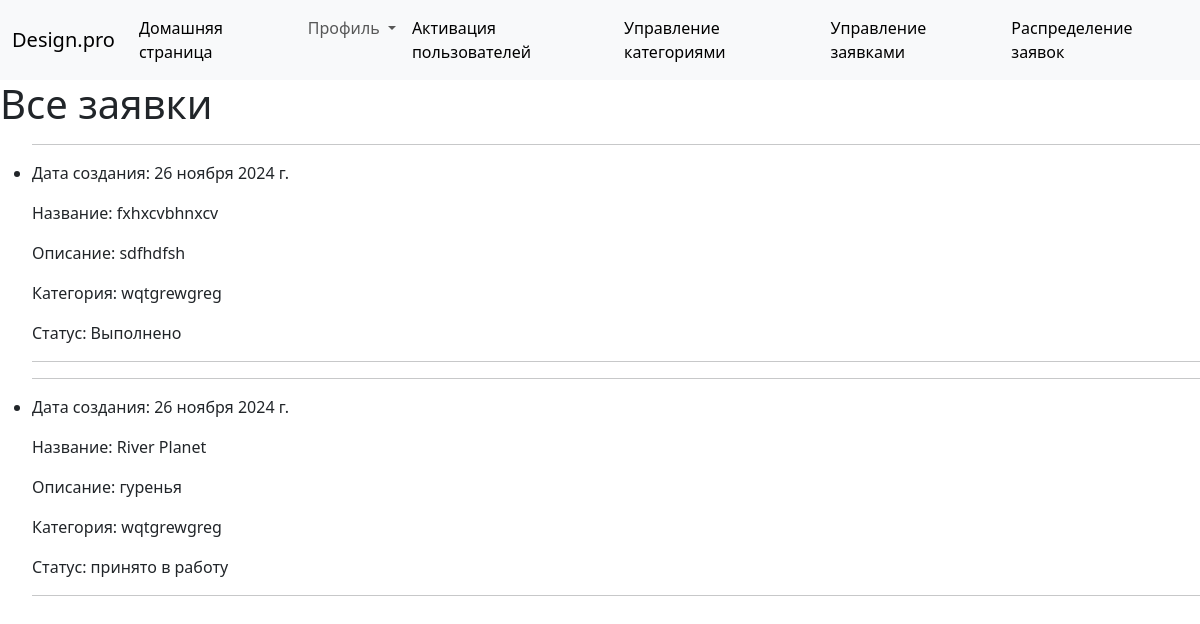
Page /studio/adminpleas/ (signed in) on the earlier database version.
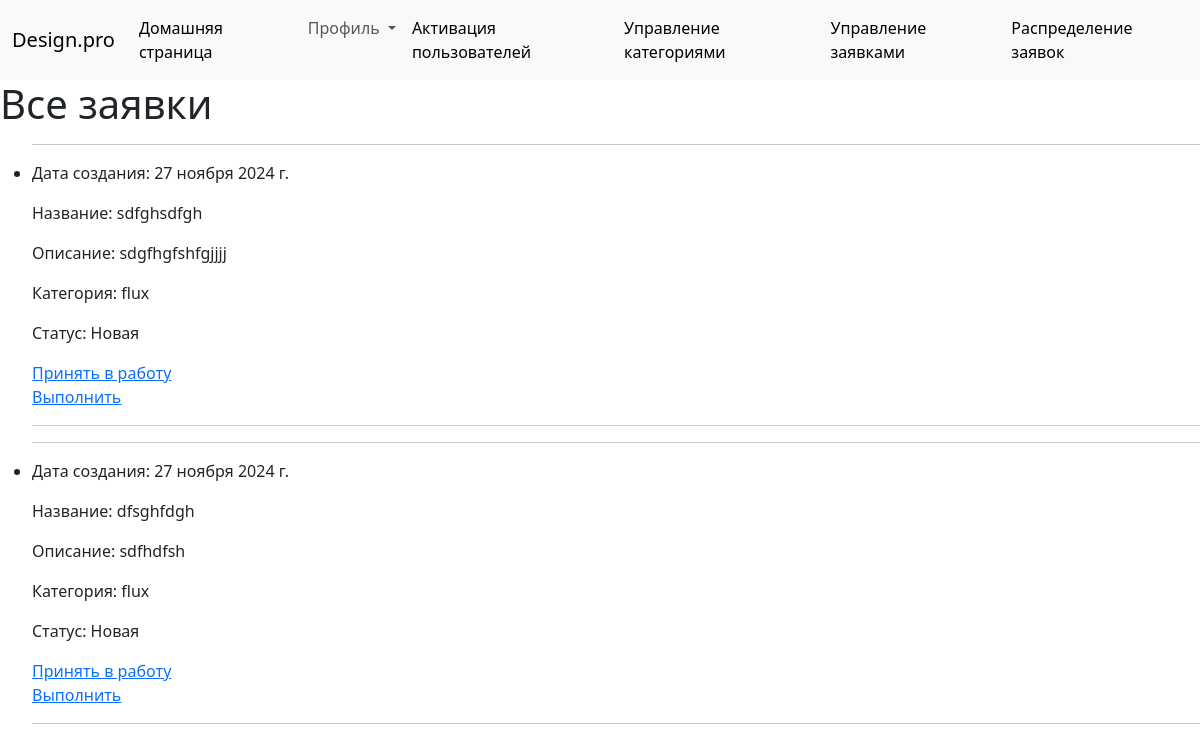
Same page on the later database version.
### studio/models.py (models this page shows, shortened)
class Plea(models.Model):
    name = models.CharField(max_length=50)
    description = models.TextField(max_length=1000, help_text="Введите описание заявки")
    category = models.ForeignKey('Category', on_delete=models.CASCADE, null=True, help_text="Выберите категорию заявки")
    plan = models.ImageField(upload_to ='images/', null=True)
    author = models.ForeignKey(User, on_delete=models.SET_NULL, null=True, blank=True)
    creationDate = models.DateField(default=date.today)
    comentary = models.TextField(max_length=1000, null=True)
    design = models.ImageField(upload_to ='images/', null=True)
    adminUserName = models.CharField(max_length=150, null=True, blank=True)
    LOAN_STATUS = (
        ('n', 'Новая'),
        ('c', 'Выполнено'),
        ('i', 'принято в работу')
    )
    status = models.CharField(max_length=1, choices=LOAN_STATUS, blank=True, default='n', help_text='Статус заявки')

class Category(models.Model):
    name = models.CharField(
        max_length=200,
        unique=True,
        help_text="Введите категорию"
    )
    def __str__(self):
        return self.name
    class Meta:
        constraints = [
            UniqueConstraint(
                Lower('name'),
                name='genre_name_case_insensitive_unique',
                violation_error_message = "Жанр уже существует (совпадение без учета регистра)"
            ),
        ]

### studio/views.py (the view)
class AdminPleaListView(LoginRequiredMixin,generic.ListView):
    model = Plea
    template_name ='studio/admin_plea_list.html'

### studio/templates/studio/admin_plea_list.html
{% extends "base_generic.html" %}
{% block content %}
  <h1>Все заявки</h1>
  {% if plea_list %}
    <ul>
      {% for plea in plea_list %}
      <li>
        <hr>
        <p>Дата создания: {{ plea.creationDate }}</p>
        <p>Название: {{ plea.name }}</p>
        <p>Описание: {{ plea.description }}</p>
        <p>Категория: {{ plea.category }}</p>
        {% if plea.status == 'n' %}
        <p>Статус: Новая</p>
        <a href="{% url 'plea_work' plea.id %}">Принять в работу</a><br>
        <a href="{% url 'plea_complete' plea.id %}">Выполнить</a>
        {% elif plea.status == 'c' %}
        <p>Статус: Выполнено</p>
        {% else %}
        <p>Статус: принято в работу</p>
        {% endif %}
        <hr>
      </li>
      {% endfor %}
    </ul>
  {% else %}
    <p>Нет заявок</p>
  {% endif %}
{% endblock %}

Differences in the rows shown:
removed Plea: creationDate "26 ноября 2024 г.", name "fxhxcvbhnxcv", description "sdfhdfsh", category "wqtgrewgreg", status "Статус: Выполнено"
removed Plea: creationDate "26 ноября 2024 г.", name "River Planet", description "гуренья", category "wqtgrewgreg", status "Статус: принято в работу"
added Plea: creationDate "27 ноября 2024 г.", name "sdfghsdfgh", description "sdgfhgfshfgjjjj", category "flux", status "Статус: Новая"
added Plea: creationDate "27 ноября 2024 г.", name "dfsghfdgh", description "sdfhdfsh", category "flux", status "Статус: Новая"
